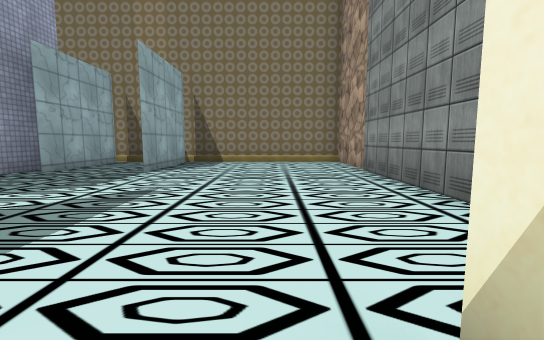
[1] (above)

16 first-person views from a walk through a Unity game level. The camera is 1.2 m above the floor, tilts 6° down and sees 90° across. The floor is counted in squares, 2 m on a side. Each view is taken from the middle of a square. On the plan, view 1 faces up. The plan holds only what a view shows up to about 9 squares ahead; the rest is blank. The place goes on beyond the plan. The player character is not drawn. Some surface patterns are stand-ins.

[2]
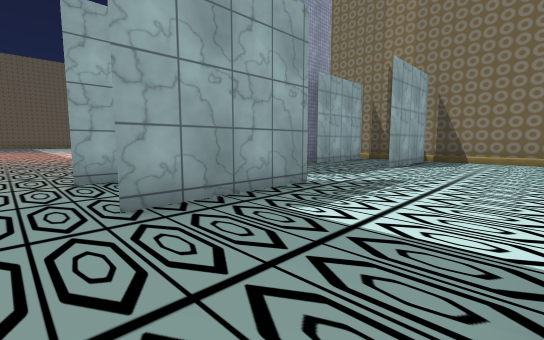

[3]
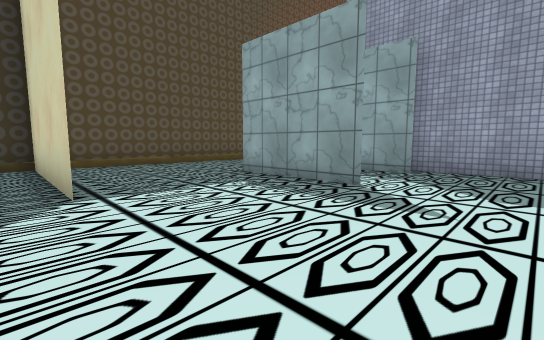

[4]
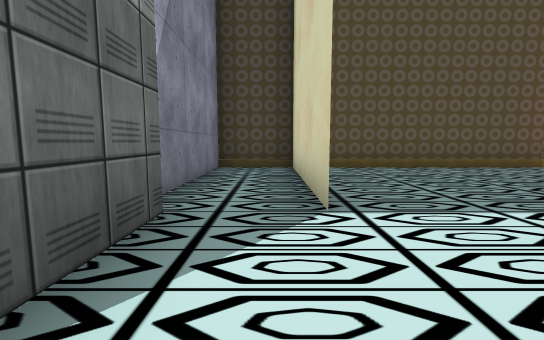

[5]
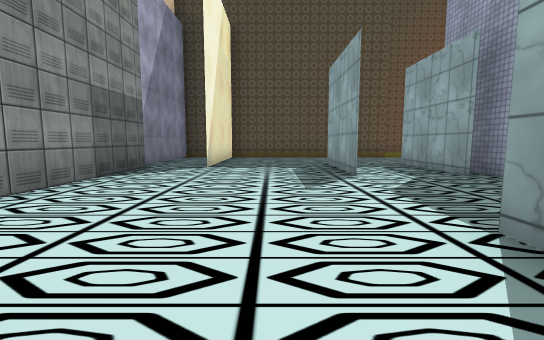

[6]
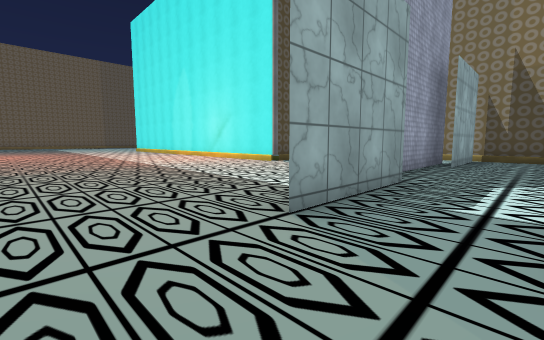

[7]
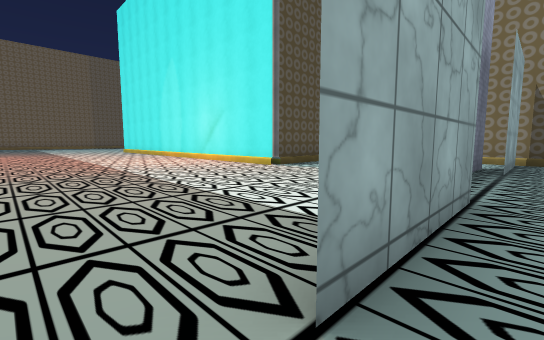

[8]
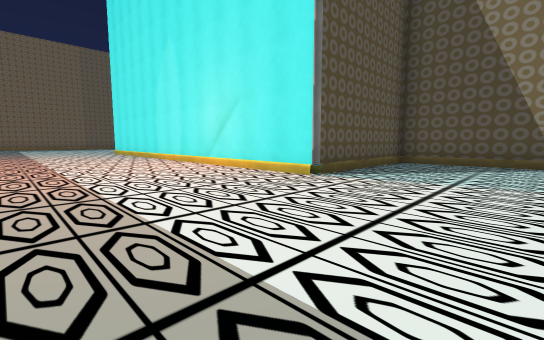

[9]
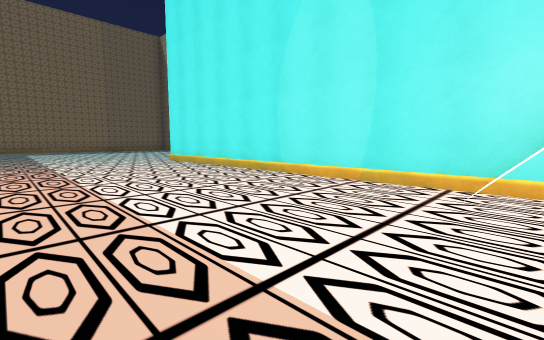

[10]
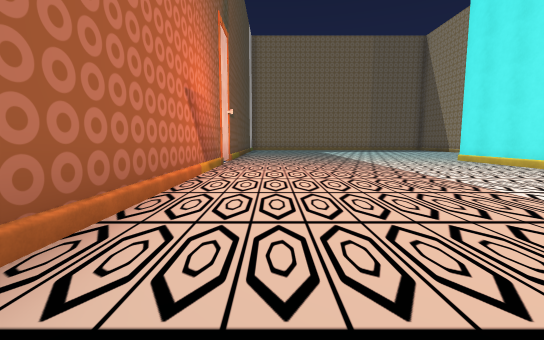

[11]
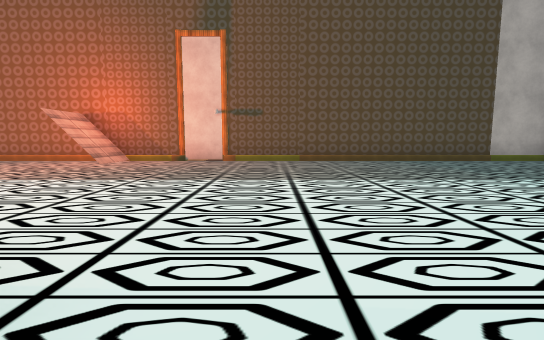

[12]
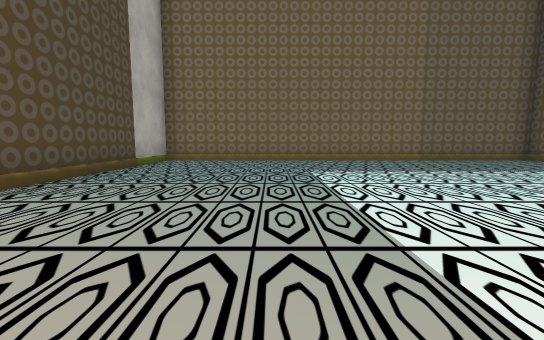

[13]
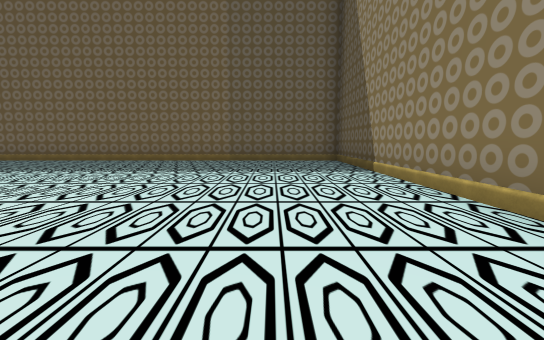

[14]
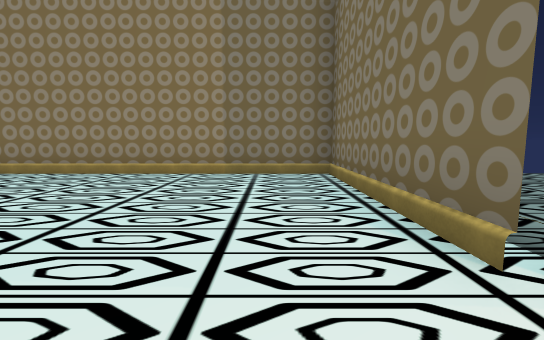

[15]
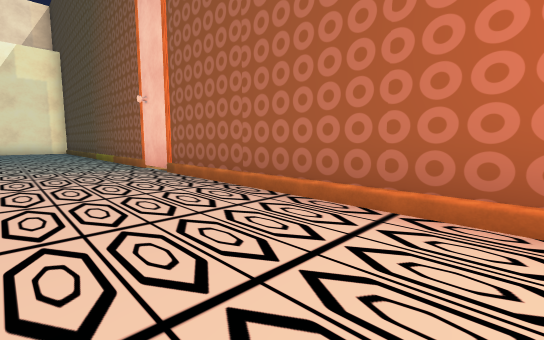

[16]
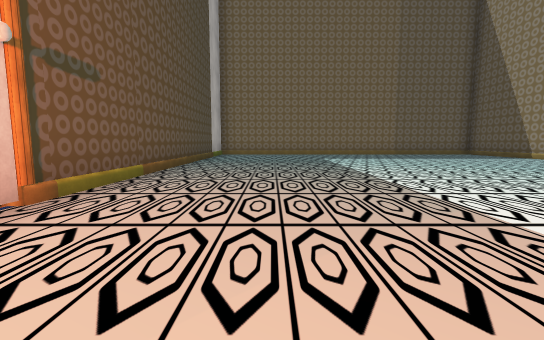

### Floor plan
Points are (right, up) in squares from view 1. A wall is a line through its corners. A room is listed if a view was taken in it or the views show most of it. See-through windows are left out.
Room 1 (views 1, 2, 3, 4, 5)
walls: (-2.5, 2.2) (-2.5, -0.4); (-4.5, 2.2) (-4.5, -0.4); (1.9, 0.6) (1.9, 8.1) (-4, 8.1); (-2.5, 7.9) (-2.5, 5.2); (0.5, -2.1) (0.5, 0.8) (0.5, -3.4); (-5, 6.6) (-5, 1.5); (-4.5, 7.9) (-4.5, 5.2); (-2.5, -3.3) (2.2, -3.3)
ways out: opening at (-3, 0) to room 2; opening at (-2, -1.5) to room 2
Room 2 (views 6, 7, 8, 9, 10, 11, 12, 13, 14, 15, 16)
walls: (-9.6, -3.3) (-2.5, -3.3); (-4, 8.1) (-8.9, 8.1) (-8.9, 4) (-20.9, 4) (-20.9, 8.1) (-30.6, 8.1) (-30.6, -3.3) (-10.8, -3.3)
ways out: opening at (-3, 0) to room 1; opening at (-2, -1.5) to room 1; opening at (-10, -3)
objects: other object (-20, -3)

Where each view was taken, in squares from view 1:
view 1: 0 up, 0 right, facing up
view 2: 1 down, 0 right, facing up-left
view 3: 4 up, 1 right, facing down-left
view 4: 3 up, 1 right, facing down
view 5: 7 up, 1 left, facing down
view 6: 2 down, 3 left, facing up-left
view 7: 1 down, 4 left, facing up-left
view 8: 0 up, 6 left, facing up-left
view 9: 0 up, 12 left, facing up-left
view 10: 2 down, 12 left, facing left
view 11: 5 up, 22 left, facing down
view 12: 0 up, 22 left, facing left
view 13: 6 up, 22 left, facing left
view 14: 3 up, 22 left, facing up
view 15: 1 down, 16 left, facing down-right
view 16: 1 down, 18 left, facing left
